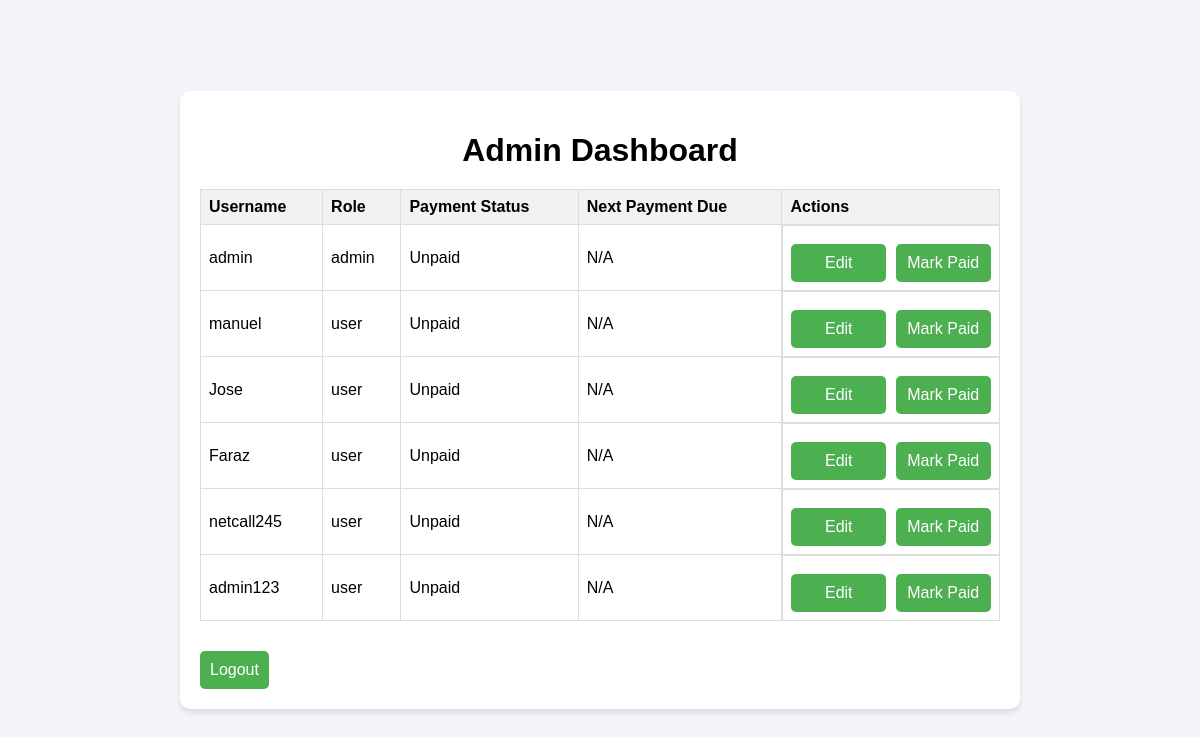
Before: /admin_dashboard (signed in) with the older database file.
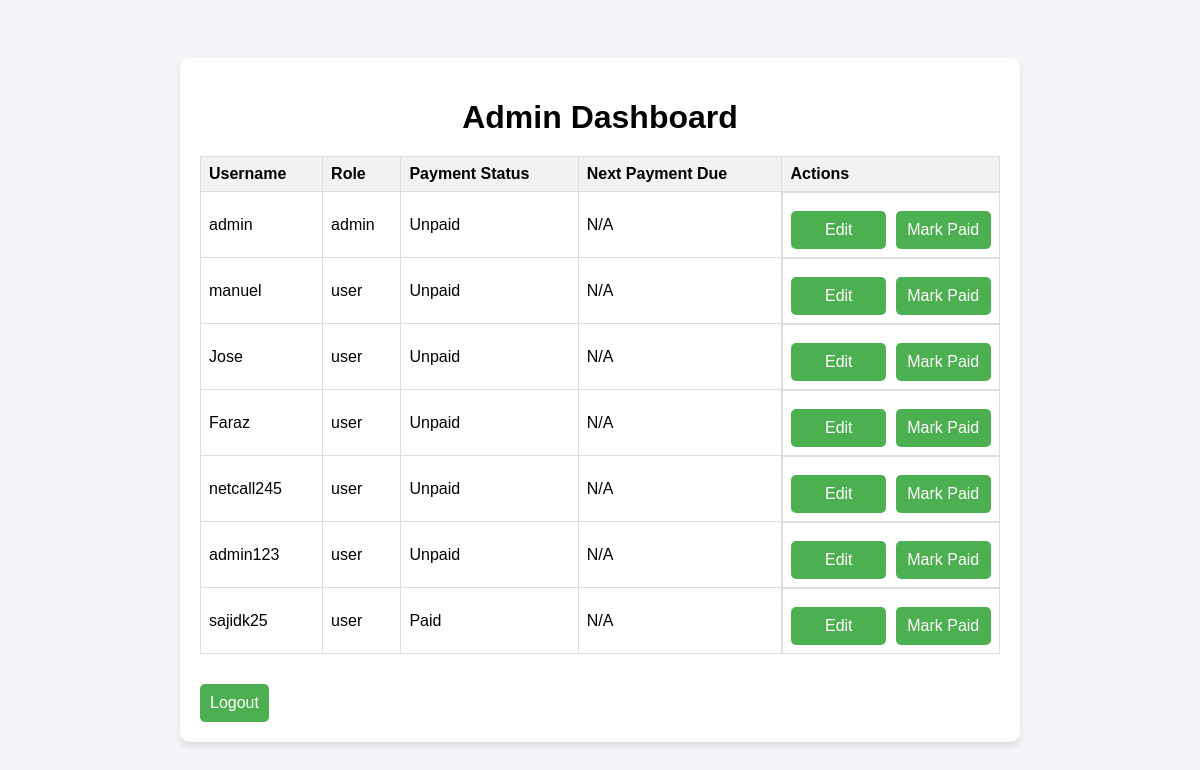
After: the same page with the newer database file.
### app.py (models this page shows, shortened)
class User(db.Model, UserMixin):
    id = db.Column(db.Integer, primary_key=True)
    username = db.Column(db.String(20), unique=True, nullable=False)
    password = db.Column(db.String(60), nullable=False)
    role = db.Column(db.String(10), nullable=False, default='user')  # 'admin' or 'user'
    is_paid = db.Column(db.Boolean, default=False)
    payment_due_date = db.Column(db.Date, nullable=True)

### app.py (the view)
@app.route('/admin_dashboard')
@login_required
def admin_dashboard():
    if current_user.role != 'admin':
        flash('Unauthorized access!', 'error')
        return redirect(url_for('login'))
    users = User.query.all()
    return render_template('admin_dashboard.html', users=users)

### app.py (called while the page is built)
@login_manager.user_loader
def load_user(user_id):
    return User.query.get(int(user_id))

### templates/admin_dashboard.html (shortened to what this page needs)
<!DOCTYPE html>
<html lang="en">
<head>
</head>
<body>
    <div class="dashboard-container">
        <h1>Admin Dashboard</h1>
        <table class="users-table">
            <thead>
                <tr>
                    <th>Username</th>
                    <th>Role</th>
                    <th>Payment Status</th>
                    <th>Next Payment Due</th>
                    <th>Actions</th>
                </tr>
            </thead>
            <tbody>
                {% for user in users %}
                <tr>
                    <td>{{ user.username }}</td>
                    <td>{{ user.role }}</td>
                    <td>{% if user.is_paid %}Paid{% else %}Unpaid{% endif %}</td>
                    <td>{% if user.payment_due_date %}{{ user.payment_due_date.strftime('%Y-%m-%d') }}{% else %}N/A{% endif %}</td>
                    <td class="action-buttons">
                        <a href="{{ url_for('edit_user', user_id=user.id) }}">Edit</a>
                        <a href="{{ url_for('mark_paid', user_id=user.id) }}">Mark Paid</a>
                    </td>
                </tr>
                {% endfor %}
            </tbody>
        </table>
        <a href="{{ url_for('logout') }}">Logout</a>
    </div>
</body>
</html>

Changed rows visible on the page:
added User: username "sajidk25", role "user", is_paid "Paid", shows "N/A"
